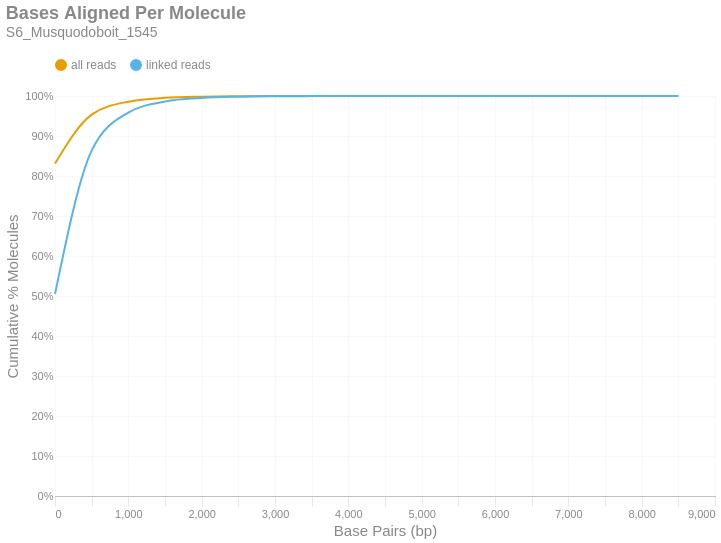

This figure's notebook cell:
### Markdown cell above
### Bases Aligned Per Molecule
This is a cumulative frequency distribution showing the number of base pairs aligned per unique molecule. These data are shown in 500 bp bins. There are two distributions: one with `all reads` (yellow) and another with only `linked reads` (blue). The percent of molecules in the `linked reads` distribution is relative to the total number of linked molecules.

### Code cell
if SKIPLR:
    print_html(f"Skipped")
else:
    binned_df = consolidated_hist(valids['aligned_bp'], mask, 500, True)
    with SafeRender(binned_df):
        (
            density_plot(binned_df, 'Bases Aligned Per Molecule', samplename, 'basesper')
            .encode(
                x=alt.X('bin:Q', title="Base Pairs (bp)").axis(tickMinStep=500).scale(padding=0),
                y=alt.Y('value:Q', title='Cumulative % Molecules')
                    .axis(format='%')
                    .scale(domain = [0,1])
                    .stack(False),
                color=alt.Color("key:N").scale(domain = ["all reads", "linked reads"]),
                tooltip = [
                    alt.Tooltip("key:N", title = "Data Type"),
                    alt.Tooltip("range_label:N", title="Bases Aligned Per Molecule"),
                    alt.Tooltip("value:Q", format = ".2%", title="% Molecules (Cum.)")
                ]
            )
        ).display()

### Figure 1 — Vega-Lite specification as saved in the notebook (floating-point values rounded to 4 significant figures)
{"width": "container", "height": 400, "config": {"title": {"anchor": "start", "dy": -15, "fontSize": 18, "color": "#888888", "subtitleColor": "#888888", "subtitleFontSize": 14}, "arc": {"fill": "#0072B2"}, "axis": {"domainColor": "#888888", "domainWidth": 0.5, "gridWidth": 0.2, "grid": false, "titleFontWeight": 400, "titleFontSize": 15, "labelFontSize": 11, "labelColor": "#888888", "tickColor": "#888888", "tickWidth": 0.2, "titleColor": "#888888"}, "axisBand": {"grid": false}, "axisX": {"grid": true, "tickSize": 10, "domainCap": "round"}, "axisY": {"domain": false, "grid": true, "tickSize": 0, "domainCap": "round"}, "background": "transparent", "header": {"labelFontSize": 15, "labelColor": "#888888", "titleFontSize": 15, "titleFontWeight": 600, "titleColor": "#888888"}, "legend": {"labelFont": "sans-serif", "labelFontSize": 12, "labelColor": "#888888", "symbolSize": 100, "symbolType": "circle", "titleFontSize": 12, "titlePadding": 10, "titleColor": "#888888", "title": null, "orient": "top"}, "range": {"category": ["#E69F00", "#56B4E9", "#009E73", "#F0E442", "#0072B2", "#D55E00", "#CC79A7", "#000000"], "diverging": ["#cfe8f3", "#a2d4ec", "#73bfe2", "#46abdb", "#1696d2", "#12719e"]}, "area": {"fill": "#0072B2", "fillOpacity": 0.7, "line": true, "strokeOpacity": 0.7}, "line": {"color": "#0072B2", "stroke": "#0072B2", "strokeWidth": 2}, "trail": {"color": "#0072B2", "stroke": "#0072B2", "strokeWidth": 0, "size": 1}, "point": {"filled": true, "fillOpacity": 1.0, "size": 95}, "text": {"color": "#888888", "fontSize": 11, "align": "right", "fontWeight": 400, "size": 11}, "bar": {"fill": "#0072B2", "stroke": null}, "view": {"stroke": null, "continuousWidth": 660, "continuousHeight": 400}}, "data": {"name": "data-c9c42ca4e3ba5b44b571568a01c027f4"}, "mark": {"type": "line", "interpolate": "monotone", "point": {"opacity": 0, "size": 275}}, "encoding": {"color": {"field": "key", "scale": {"domain": ["all reads", "linked reads"]}, "type": "nominal"}, "tooltip": [{"field": "key", "title": "Data Type", "type": "nominal"}, {"field": "range_label", "title": "Bases Aligned Per Molecule", "type": "nominal"}, {"field": "value", "format": ".2%", "title": "% Molecules (Cum.)", "type": "quantitative"}], "x": {"axis": {"tickMinStep": 500}, "field": "bin", "scale": {"padding": 0}, "title": "Base Pairs (bp)", "type": "quantitative"}, "y": {"axis": {"format": "%"}, "field": "value", "scale": {"domain": [0, 1]}, "stack": false, "title": "Cumulative % Molecules", "type": "quantitative"}}, "params": [{"name": "param_c36ac31b6afebe62", "select": {"type": "point", "fields": ["key"]}, "bind": "legend"}], "title": {"text": "Bases Aligned Per Molecule", "subtitle": "S6_Musquodoboit_1545"}, "transform": [{"fold": ["all reads (cumsum)", "linked reads (cumsum)"]}, {"calculate": "replace(datum.key, ' (cumsum)', '')", "as": "key"}, {"filter": {"param": "param_c36ac31b6afebe62"}}], "usermeta": {"embedOptions": {"downloadFileName": "S6_Musquodoboit_1545.basesper"}}, "$schema": "https://vega.github.io/schema/vega-lite/v6.1.0.json", "datasets": {"data-c9c42ca4e3ba5b44b571568a01c027f4": [{"bin": "0.0", "interval": "0.0-500.0", "all reads": 0.8313, "linked reads": 0.5049, "all reads (cumsum)": 0.8313, "linked reads (cumsum)": 0.5049, "range_label": "0-499"}, {"bin": "500.0", "interval": "500.0-1000.0", "all reads": 0.1222, "linked reads": 0.3585, "all reads (cumsum)": 0.9535, "linked reads (cumsum)": 0.8635, "range_label": "500-999"}, {"bin": "1000.0", "interval": "1000.0-1500.0", "all reads": 0.03234, "linked reads": 0.09502, "all reads (cumsum)": 0.9859, "linked reads (cumsum)": 0.9585, "range_label": "1000-1499"}, {"bin": "1500.0", "interval": "1500.0-2000.0", "all reads": 0.009459, "linked reads": 0.02779, "all reads (cumsum)": 0.9953, "linked reads (cumsum)": 0.9863, "range_label": "1500-1999"}, {"bin": "2000.0", "interval": "2000.0-2500.0", "all reads": 0.002992, "linked reads": 0.008792, "all reads (cumsum)": 0.9983, "linked reads (cumsum)": 0.9951, "range_label": "2000-2499"}, {"bin": "2500.0", "interval": "2500.0-3000.0", "all reads": 0.001049, "linked reads": 0.003082, "all reads (cumsum)": 0.9994, "linked reads (cumsum)": 0.9982, "range_label": "2500-2999"}, {"bin": "3000.0", "interval": "3000.0-3500.0", "all reads": 0.0003838, "linked reads": 0.001128, "all reads (cumsum)": 0.9998, "linked reads (cumsum)": 0.9993, "range_label": "3000-3499"}, {"bin": "3500.0", "interval": "3500.0-4000.0", "all reads": 0.0001439, "linked reads": 0.0004228, "all reads (cumsum)": 0.9999, "linked reads (cumsum)": 0.9997, "range_label": "3500-3999"}, {"bin": "4000.0", "interval": "4000.0-4500.0", "all reads": 5.874e-05, "linked reads": 0.0001726, "all reads (cumsum)": 1.0, "linked reads (cumsum)": 0.9999, "range_label": "4000-4499"}, {"bin": "4500.0", "interval": "4500.0-5000.0", "all reads": 2.415e-05, "linked reads": 7.095e-05, "all reads (cumsum)": 1.0, "linked reads (cumsum)": 0.9999, "range_label": "4500-4999"}, {"bin": "5000.0", "interval": "5000.0-5500.0", "all reads": 9.137e-06, "linked reads": 2.684e-05, "all reads (cumsum)": 1.0, "linked reads (cumsum)": 1.0, "range_label": "5000-5499"}, {"bin": "5500.0", "interval": "5500.0-6000.0", "all reads": 4.351e-06, "linked reads": 1.278e-05, "all reads (cumsum)": 1.0, "linked reads (cumsum)": 1.0, "range_label": "5500-5999"}, {"bin": "6000.0", "interval": "6000.0-6500.0", "all reads": 2.828e-06, "linked reads": 8.309e-06, "all reads (cumsum)": 1.0, "linked reads (cumsum)": 1.0, "range_label": "6000-6499"}, {"bin": "6500.0", "interval": "6500.0-7000.0", "all reads": 5.438e-07, "linked reads": 1.598e-06, "all reads (cumsum)": 1.0, "linked reads (cumsum)": 1.0, "range_label": "6500-6999"}, {"bin": "7000.0", "interval": "7000.0-7500.0", "all reads": 3.263e-07, "linked reads": 9.587e-07, "all reads (cumsum)": 1.0, "linked reads (cumsum)": 1.0, "range_label": "7000-7499"}, {"bin": "7500.0", "interval": "7500.0-8000.0", "all reads": 1.088e-07, "linked reads": 3.196e-07, "all reads (cumsum)": 1.0, "linked reads (cumsum)": 1.0, "range_label": "7500-7999"}, {"bin": "8000.0", "interval": "8000.0-8500.0", "all reads": 2.175e-07, "linked reads": 6.392e-07, "all reads (cumsum)": 1.0, "linked reads (cumsum)": 1.0, "range_label": "8000-8499"}, {"bin": "8500.0", "interval": "8500.0-9000.0", "all reads": 1.088e-07, "linked reads": 3.196e-07, "all reads (cumsum)": 1.0, "linked reads (cumsum)": 1.0, "range_label": "8500-8999"}]}}
